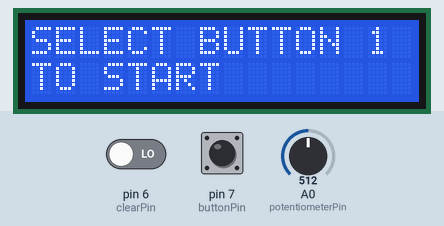
Simulated run of this sketch. Board: Arduino Uno, built with avr-gcc and run on an emulated ATmega328P. Shown: 16×2 character LCD. The inputs (shaded band) are chosen by the test bench; at power-on: pin 6 (clearPin) LOW, pin 7 (buttonPin) LOW, A0 (potentiometerPin) = 512. Random numbers use the default seed unless the sketch sets one.

Above: at 4.3 s.
4.4 s: pin 6 (clearPin) driven HIGH
At 6.3 s:
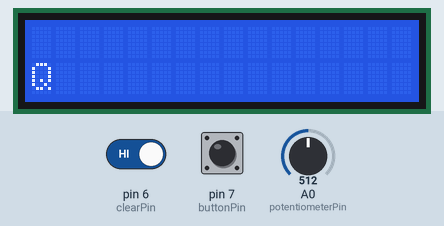
7.0 s: pin 7 (buttonPin) pulled HIGH for 3.2 s
At 7.8 s:
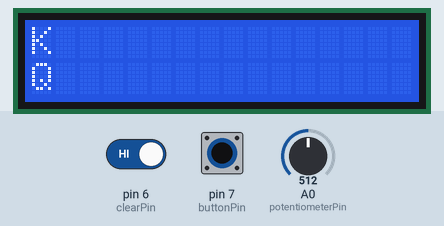
12.6 s: A0 (potentiometerPin) set to 716
At 13.5 s:
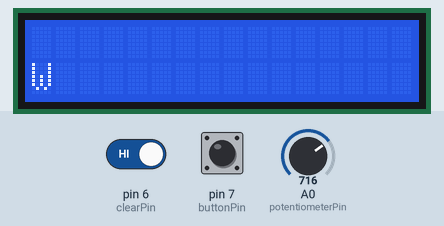
14.1 s: pin 7 (buttonPin) pulled HIGH for 0.15 s
At 14.6 s:
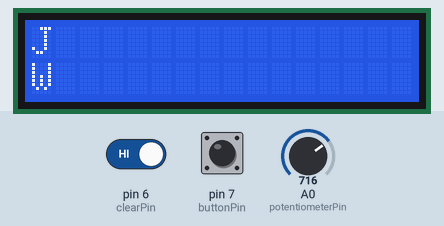
16.6 s: A0 (potentiometerPin) set to 900
At 17.8 s:
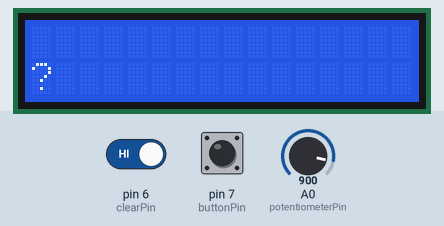
18.1 s: pin 7 (buttonPin) pulled HIGH for 1 s
At 18.9 s:
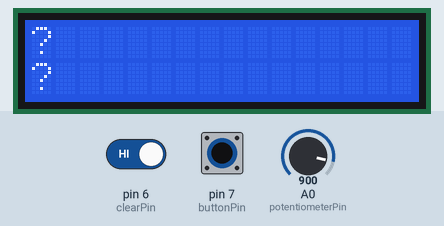
Timing chart, 0 to 21.1 s (numbered marks = the images above; inputs shaded):
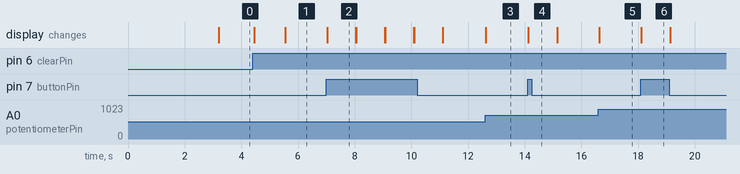

Measured:
- after the input at 4.4 s, the display: first changes after 0.06 s (image 1 shows a later state)
- after the input at 7.0 s, the display: changes at once (image 2)
- after the input at 12.6 s, the display: changes at once (image 3)
- after the input at 14.1 s, the display: changes at once (image 4)
- after the input at 16.6 s, the display: changes at once (image 5)
- after the input at 18.1 s, the display: changes at once (image 6)
- what the display in image 2 shows lasts 1.0 s, from 7.0 s to 8.0 s

The sketch:

enigma.ino
```cpp
// Built by Rowan Honeywell
// Replica Enigma Machine
// January 15, 2021


// Library attachments
#include <Wire.h>
#include <LiquidCrystal_I2C.h>

// LCD declaration
LiquidCrystal_I2C lcd(0x27, 16, 2);

// Pin Declarations
int buttonPin = 7;
int clearPin = 6;
int potentiometerPin = A0;

// Integer declarations
int lcdLocation = 0;
int messageLocation = 0;

// Boolean declarations
boolean lcdActivation = false;

// Array declarations
char alphabet[33] = {'A', 'B', 'C', 'D', 'E', 'F', 'G', 'H', 'I', 'J', 'K', 'L', 'M', 'N', 'O', 'P', 'Q', 'R', 'S', 'T', 'U', 'V', 'W', 'X', 'Y', 'Z', '.', '!', '?', 'S', 'D', 'R', ' '};
int takeAlphabet[] = {0, 1, 2, 3, 4, 5, 6, 7, 8, 9, 10, 11, 12, 13, 14, 15, 16, 17, 18, 19, 20, 21, 22, 23, 24, 25};
int randomAlphabet[26];
int recordedMessage[16];

void setup() {
  // Pin activation
  pinMode(buttonPin, INPUT);
  pinMode(clearPin, INPUT);
  pinMode(potentiometerPin, INPUT);

  // LCD activation
  lcd.begin(16, 2);
  lcd.init();
  lcd.backlight();

  // Prints the starting message
  StartMessage();

  // Serial monitor activation
  Serial.begin(9600);
}

void loop() {

  // Integer to read the value that the potentiometer returns
  int potRead = analogRead(potentiometerPin);

  // Integers to read the value that the buttons return
  int buttonState = digitalRead(buttonPin);
  int clearState = digitalRead(clearPin);

  // Checks if the lcd and randomization sequence hasn't been activated yet
  if (lcdActivation == false)
  {
    // Prints instructions
    lcd.setCursor(0, 0);
    lcd.print("SELECT BUTTON 1");
    lcd.setCursor(0, 1);
    lcd.print("TO START");

    // If the user selects button 1, the program starts
    if (clearState == 1)
    {

      // Clears the screen and randomizes the alphabet
      ClearScreen();

      Randomize();

      // Confirms that the program has been activated
      lcdActivation = true;

      delay(1000);
    }
  }

  // If the program has been activated
  else
  {
    // Maps the potentiometer values to match that of the length of the alphabet
    potRead = map(potRead, 0, 1023, 0, 32);

    // Indicates what letter the user can select
    lcd.setCursor(0, 1);
    lcd.print(alphabet[potRead]);

    // If the user selects 'SPACE'
    if (potRead == 29)
    {
      lcd.setCursor(5, 1);
      lcd.print("       ");
      lcd.setCursor(1, 1);
      lcd.print("PACE");

      // Checks if the user has confirmed to select 'SPACE'
      if (buttonState == 1)
      {
        // Moves the cursor by one
        lcdLocation++;

        // Records that a space was selected and updates the length of the message
        recordedMessage[messageLocation] = 32;
        messageLocation++;

        delay(1000);
      }
    }

    // If the user is selecting the 'decode' command
    else if (potRead == 30)
    {
      lcd.setCursor(1, 1);
      lcd.print("ECODE");

      if (buttonState == 1)
      {
        lcd.setCursor(0, 0);
        lcd.print("                ");

        for (int i = 0; i <= messageLocation - 1; i++)
        {
          lcd.setCursor(i, 0);
          lcd.print(alphabet[recordedMessage[i]]);
        }
      }
    }

    // If the user is selecting the 'reset' command
    else if (potRead == 31)
    {

      // Shows what the user is selecting
      lcd.setCursor(5, 1);
      lcd.print("       ");
      lcd.setCursor(1, 1);
      lcd.print("ESET");

      // If they select the command
      if (buttonState == 1)
      {

        // Clears the top row of the LCD
        lcd.setCursor(0, 0);
        lcd.print("                ");

        // Resets the takeAlphabet array
        for (int i = 0; i < 26; i++)
        {
          takeAlphabet[i] = i;
          Serial.println(takeAlphabet[i]);
        }

        // Sets the letters back to the start of the first row
        messageLocation = 0;
        lcdLocation = 0;

        // Randomizes the alphabet
        Randomize();
      }
    }

    // If the user is not selecting a function, this confirms that the selected letter is the only character visible on the bottom row
    else
    {
      lcd.setCursor(1, 1);
      lcd.print("     ");
    }

    // If the user selects a letter (not a special character or 'SPACE')
    if (buttonState == 1 && potRead <= 25)
    {

      // Records the letter that was selected and updates the length of the message
      recordedMessage[messageLocation] = potRead;
      messageLocation++;

      // Sets the cursor to the location following the last letter
      lcd.setCursor(lcdLocation, 0);

      // Prints based on the letter value at its randomly matched value
      lcd.print(alphabet[randomAlphabet[potRead]]);

      // Updates the location
      lcdLocation++;

      delay(1000);
    }

    // If the user selects a special character
    else if (buttonState == 1 && potRead > 25 && potRead < 29)
    {

      // Records the special character selected and updates the length of the message
      recordedMessage[messageLocation] = potRead;
      messageLocation++;

      // Sets the cursor to the location following the last letter
      lcd.setCursor(lcdLocation, 0);

      // Prints based on the non-random character value
      lcd.print(alphabet[potRead]);

      // Updates the location
      lcdLocation++;

      delay(1000);
    }

    // If the user selects the clear button
    if (clearState == 1)
    {
      // Clears the top row of letters
      lcd.setCursor(0, 0);
      lcd.print("                ");

      // Resets the recorded message
      messageLocation = 0;

      // Resets the location to zero
      lcdLocation = 0;
    }
  }
}


// Method to randomize the alphabet
void Randomize()
{
  // Integer which controls the location of the new values in the randomAlphabet array
  int pickCounter = 0;

  // Random value that picks where it will pull a value from in the array
  int randValue;

  // Runs the function for each letter of the alphabet
  for (int i = 26; i > 0; i--)
  {

    // Random declarations

    // Chooses one of three random generator
    int randomGen = random(3);

    // Chooses one of twenty six random letters
    int randomGen1 = random(26);
    int randomGen2 = random(26);
    int randomGen3 = random(26);

    // Controls which random generator gets picked
    switch (randomGen)
    {
      case 0:
        randValue = randomGen1;
        break;
      case 1:
        randValue = randomGen2;
        break;
      case 2:
        randValue = randomGen3;
        break;
    }

    // Checks that the value picked has not been picked yet
    if (takeAlphabet[randValue] != 30)
    {

      // Assigns the next place in the randomAlphabet array to the new random value
      randomAlphabet[pickCounter] = takeAlphabet[randValue];

      // Turns the picked value into a number that the generator will not pick again
      takeAlphabet[randValue] = 30;

      // Updates the location of the randomAlphabet
      pickCounter++;
    }

    // Checks if that value that is chosen has already been picked
    else
    {

      // Adds one back to the for loop to make up for the wasted loop
      i++;
    }
  }
}


// Method to print the starting message
void StartMessage()
{

  // Prints the 'WELCOME TO ENIGMA' message
  lcd.setCursor(0, 0);
  lcd.print("WELCOME TO");
  lcd.setCursor(0, 1);
  lcd.print("ENIGMA");

  //After 3 seconds, the screen is cleared
  delay(3000);

  // Runs the clear screen method
  ClearScreen();
}

// Method to clear the LCD screen
void ClearScreen()
{
  lcd.setCursor(0, 0);
  lcd.print("                ");
  lcd.setCursor(0, 1);
  lcd.print("                ");
}
```
